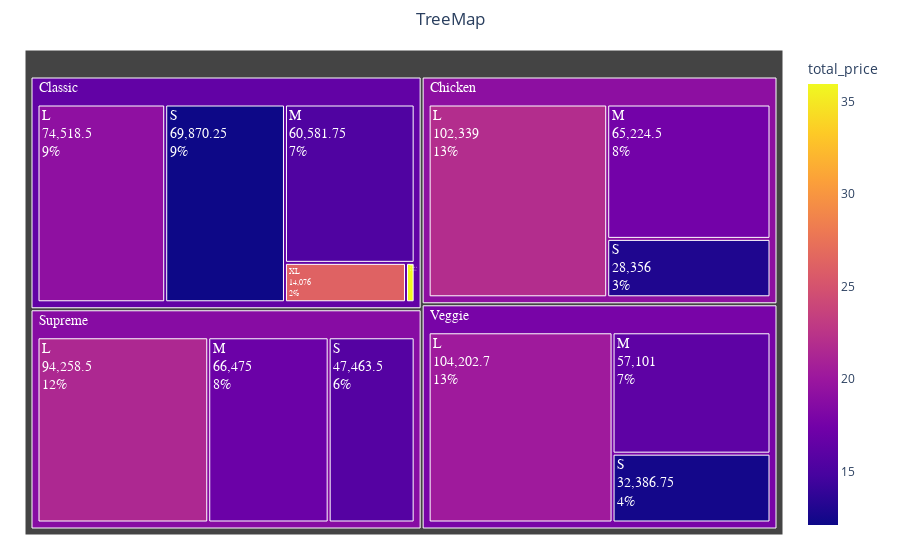

This figure's notebook cell:
### Markdown cell above
# Tree Map

### Code cell
import plotly.express as px


fig = px.treemap(
    df,
    path=['pizza_category', 'pizza_size'],
    values='total_price',
    color='total_price',
    hover_data={'total_price':True}
)
fig.update_traces(textinfo='label+value+percent entry', textfont=dict(size=14, family='Arial', color='white'))
fig.update_layout(title='TreeMap</b>', title_x=0.5, margin=dict(t=50, l=25, r=25, b=25),
                 paper_bgcolor='white',
                 plot_bgcolor='white')
fig.show()

### Figure 1 — Plotly figure (JSON) as saved in the notebook; plotly's stock layout.template omitted (floating-point values rounded to 4 significant figures)
{"data": [{"branchvalues": "total", "customdata": [[21.91], [19.26], [21.46], [20.32], [17.49], [15.37], [17.01], [16.23], [12.97], [12.12], [15.69], [12.43], [26.24], [35.95], [19.14], [16.45], [18.72], [17.8]], "domain": {"x": [0, 1], "y": [0, 1]}, "hovertemplate": "labels=%{label}<br>total_price_sum=%{value}<br>parent=%{parent}<br>id=%{id}<br>total_price=%{color}<extra></extra>", "ids": ["Chicken/L", "Classic/L", "Supreme/L", "Veggie/L", "Chicken/M", "Classic/M", "Supreme/M", "Veggie/M", "Chicken/S", "Classic/S", "Supreme/S", "Veggie/S", "Classic/XL", "Classic/XXL", "Chicken", "Classic", "Supreme", "Veggie"], "labels": ["L", "L", "L", "L", "M", "M", "M", "M", "S", "S", "S", "S", "XL", "XXL", "Chicken", "Classic", "Supreme", "Veggie"], "marker": {"coloraxis": "coloraxis", "colors": [21.91, 19.26, 21.46, 20.32, 17.49, 15.37, 17.01, 16.23, 12.97, 12.12, 15.69, 12.43, 26.24, 35.95, 19.14, 16.45, 18.72, 17.8]}, "name": "", "parents": ["Chicken", "Classic", "Supreme", "Veggie", "Chicken", "Classic", "Supreme", "Veggie", "Chicken", "Classic", "Supreme", "Veggie", "Classic", "Classic", "", "", "", ""], "textfont": {"color": "white", "family": "Arial", "size": 14}, "textinfo": "label+value+percent entry", "type": "treemap", "values": [102339, 74520.0, 94260.0, 104200.0, 65220.0, 60580.0, 66475, 57101, 28356, 69870.0, 47460.0, 32390.0, 14076, 1007.0, 195900.0, 220100.0, 208197, 193700.0]}], "layout": {"autosize": true, "coloraxis": {"colorbar": {"title": {"text": "total_price"}}, "colorscale": [[0, "#0d0887"], [0.1111, "#46039f"], [0.2222, "#7201a8"], [0.3333, "#9c179e"], [0.4444, "#bd3786"], [0.5556, "#d8576b"], [0.6667, "#ed7953"], [0.7778, "#fb9f3a"], [0.8889, "#fdca26"], [1, "#f0f921"]]}, "legend": {"tracegroupgap": 0}, "margin": {"b": 25, "l": 25, "r": 25, "t": 50}, "paper_bgcolor": "white", "plot_bgcolor": "white", "title": {"text": "TreeMap</b>", "x": 0.5}}}
